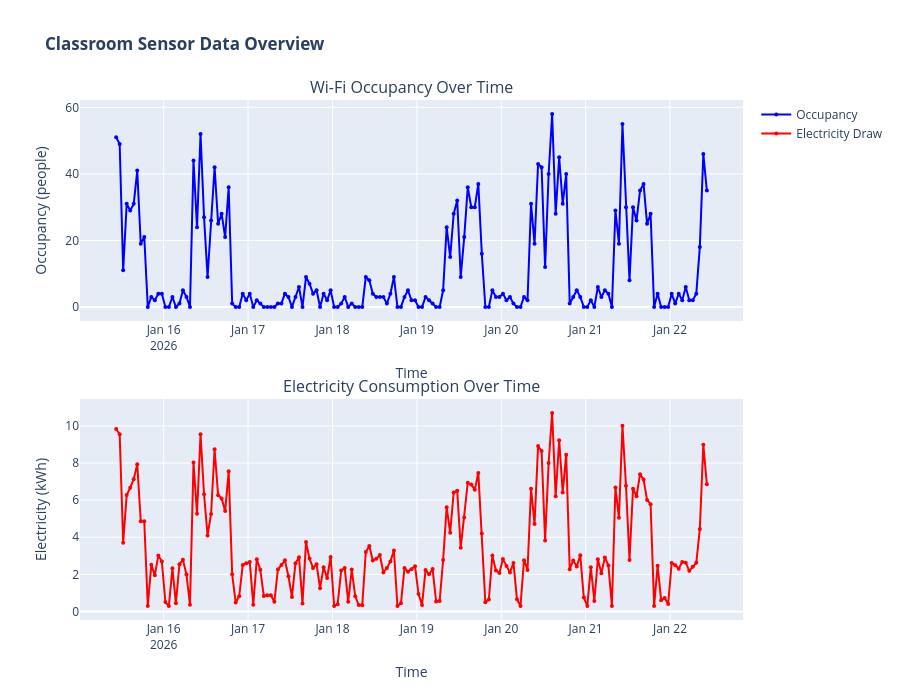

Notebook source saved alongside this figure:
### Markdown cell above
## 2. Exploratory Data Analysis

Visualize the occupancy and electricity consumption patterns.

### Code cell
# Summary statistics
print("="*70)
print("SENSOR DATA SUMMARY STATISTICS")
print("="*70)
print(f"\n📊 Occupancy Statistics:")
print(f"   Average: {df_sensor['occupancy'].mean():.2f} people")
print(f"   Max: {df_sensor['occupancy'].max()} people")
print(f"   Min: {df_sensor['occupancy'].min()} people")
print(f"   Std Dev: {df_sensor['occupancy'].std():.2f}")

print(f"\n⚡ Electricity Consumption Statistics:")
print(f"   Average: {df_sensor['electricity_kwh'].mean():.3f} kWh")
print(f"   Max: {df_sensor['electricity_kwh'].max():.3f} kWh")
print(f"   Min: {df_sensor['electricity_kwh'].min():.3f} kWh")
print(f"   Std Dev: {df_sensor['electricity_kwh'].std():.3f}")

print(f"\n🔗 Correlation between Occupancy and Electricity:")
correlation = df_sensor['occupancy'].corr(df_sensor['electricity_kwh'])
print(f"   Correlation coefficient: {correlation:.4f}")

# Create initial visualization
fig = make_subplots(
    rows=2, cols=1,
    subplot_titles=('Wi-Fi Occupancy Over Time', 'Electricity Consumption Over Time'),
    vertical_spacing=0.15
)

# Occupancy plot
fig.add_trace(
    go.Scatter(
        x=df_sensor['timestamp'],
        y=df_sensor['occupancy'],
        mode='lines+markers',
        name='Occupancy',
        line=dict(color='blue', width=2),
        marker=dict(size=4)
    ),
    row=1, col=1
)

# Electricity plot
fig.add_trace(
    go.Scatter(
        x=df_sensor['timestamp'],
        y=df_sensor['electricity_kwh'],
        mode='lines+markers',
        name='Electricity Draw',
        line=dict(color='red', width=2),
        marker=dict(size=4)
    ),
    row=2, col=1
)

fig.update_xaxes(title_text="Time", row=1, col=1)
fig.update_xaxes(title_text="Time", row=2, col=1)
fig.update_yaxes(title_text="Occupancy (people)", row=1, col=1)
fig.update_yaxes(title_text="Electricity (kWh)", row=2, col=1)

fig.update_layout(
    title_text="<b>Classroom Sensor Data Overview</b>",
    height=700,
    showlegend=True,
    hovermode='x unified'
)

fig.show()
print("\n Initial visualization complete!")

### Figure 1 — Plotly figure (JSON) as saved in the notebook; plotly's stock layout.template omitted (floating-point values rounded to 4 significant figures; data arrays with more than 128 entries replaced by an {"elided": "..."} marker saying what was removed)
{"data": [{"line": {"color": "blue", "width": 2}, "marker": {"size": 4}, "mode": "lines+markers", "name": "Occupancy", "type": "scatter", "x": {"elided": "169 str values"}, "xaxis": "x", "y": {"elided": "169 int values"}, "yaxis": "y"}, {"line": {"color": "red", "width": 2}, "marker": {"size": 4}, "mode": "lines+markers", "name": "Electricity Draw", "type": "scatter", "x": {"elided": "169 str values"}, "xaxis": "x2", "y": {"elided": "169 float values"}, "yaxis": "y2"}], "layout": {"annotations": [{"font": {"size": 16}, "showarrow": false, "text": "Wi-Fi Occupancy Over Time", "x": 0.5, "xanchor": "center", "xref": "paper", "y": 1, "yanchor": "bottom", "yref": "paper"}, {"font": {"size": 16}, "showarrow": false, "text": "Electricity Consumption Over Time", "x": 0.5, "xanchor": "center", "xref": "paper", "y": 0.425, "yanchor": "bottom", "yref": "paper"}], "height": 700, "hovermode": "x unified", "showlegend": true, "title": {"text": "<b>Classroom Sensor Data Overview</b>"}, "xaxis": {"anchor": "y", "domain": [0, 1], "title": {"text": "Time"}}, "xaxis2": {"anchor": "y2", "domain": [0, 1], "title": {"text": "Time"}}, "yaxis": {"anchor": "x", "domain": [0.575, 1], "title": {"text": "Occupancy (people)"}}, "yaxis2": {"anchor": "x2", "domain": [0, 0.425], "title": {"text": "Electricity (kWh)"}}}}
